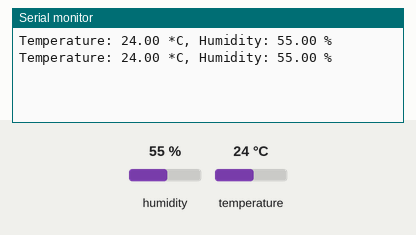
Simulated run of this sketch. Board: ESP32. On the bench: the last lines printed to the serial monitor. Inputs (shaded band) come from the test bench; at power-on: humidity 55 %, temperature 24 °C. Nothing arrives over Bluetooth unless stated; a phone connects over Bluetooth LE 3 s after start.

Above: at 5.8 s.
5.9 s: humidity set to 22 %
At 8.5 s:
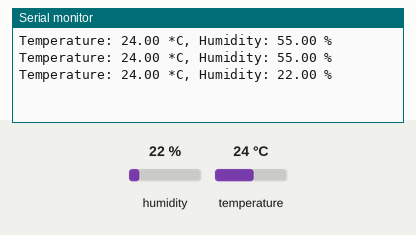
9.0 s: temperature set to 12 °C
At 9.7 s:
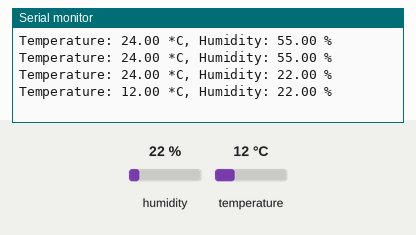
12.1 s: humidity set to 40 %
At 14.6 s:
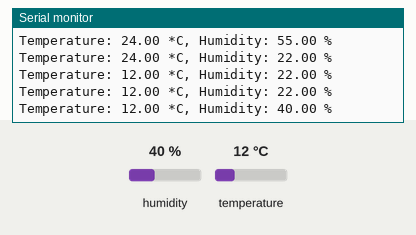
Timing chart, 0 to 16.1 s (numbered marks = the images above; inputs shaded):
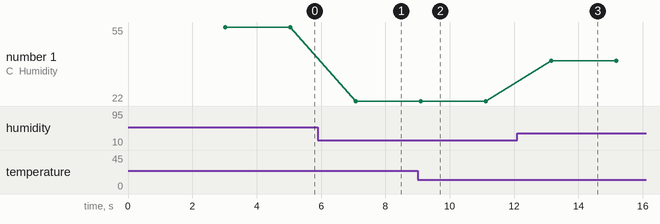

The sketch:

BLE_DHT11.ino
```cpp
#include <BLEDevice.h>
#include <BLEServer.h>
#include <BLEUtils.h>
#include <BLE2902.h>
#include <DHT.h>

#define DHTPIN 4
#define DHTTYPE DHT11

DHT dht(DHTPIN, DHTTYPE);

BLECharacteristic *temperatureCharacteristic;
BLECharacteristic *humidityCharacteristic;

bool deviceConnected = false;
unsigned long lastUpdateTime = 0;

// UUIDs for the BLE Service and Characteristics
#define SERVICE_UUID        "12345678-1234-1234-1234-1234567890ab"
#define TEMPERATURE_UUID    "87654321-4321-4321-4321-210987654321"
#define HUMIDITY_UUID       "11223344-5566-7788-99aa-bbccddeeff00"

class MyServerCallbacks: public BLEServerCallbacks {
  void onConnect(BLEServer* pServer) {
    deviceConnected = true;
  };

  void onDisconnect(BLEServer* pServer) {
    deviceConnected = false;
  }
};

void setup() {
  Serial.begin(115200);
  dht.begin();

  BLEDevice::init("ESP32_DHT11");
  BLEServer *pServer = BLEDevice::createServer();
  pServer->setCallbacks(new MyServerCallbacks());

  BLEService *pService = pServer->createService(SERVICE_UUID);

  temperatureCharacteristic = pService->createCharacteristic(
                                         TEMPERATURE_UUID,
                                         BLECharacteristic::PROPERTY_READ |
                                         BLECharacteristic::PROPERTY_NOTIFY
                                       );
  temperatureCharacteristic->addDescriptor(new BLE2902());

  humidityCharacteristic = pService->createCharacteristic(
                                         HUMIDITY_UUID,
                                         BLECharacteristic::PROPERTY_READ |
                                         BLECharacteristic::PROPERTY_NOTIFY
                                       );
  humidityCharacteristic->addDescriptor(new BLE2902());

  pService->start();

  pServer->getAdvertising()->start();
}

void loop() {
  if (deviceConnected) {
    if (millis() - lastUpdateTime > 2000) {
      lastUpdateTime = millis();
      float temperature = dht.readTemperature();
      float humidity = dht.readHumidity();

      if (!isnan(temperature) && !isnan(humidity)) {
        char tempStr[8];
        char humStr[8];
        dtostrf(temperature, 1, 2, tempStr);
        dtostrf(humidity, 1, 2, humStr);

        temperatureCharacteristic->setValue(tempStr);
        temperatureCharacteristic->notify();

        humidityCharacteristic->setValue(humStr);
        humidityCharacteristic->notify();

        Serial.print("Temperature: ");
        Serial.print(tempStr);
        Serial.print(" *C, Humidity: ");
        Serial.print(humStr);
        Serial.println(" %");
      } else {
        Serial.println("Failed to read from DHT sensor!");
      }
    }
  }
  delay(100);
}
```

Measured:
- after the input at 5.9 s, the serial monitor: prints a new line after 1.2 s (image 1)
- after the input at 9.0 s, the serial monitor: prints a new line after 0.10 s (image 2)
- after the input at 12.1 s, the serial monitor: prints a new line after 1.0 s (image 3)
- plotted number 1: 55 → 22 after the input at 5.9 s, 22 → 40 after the input at 12.1 s
